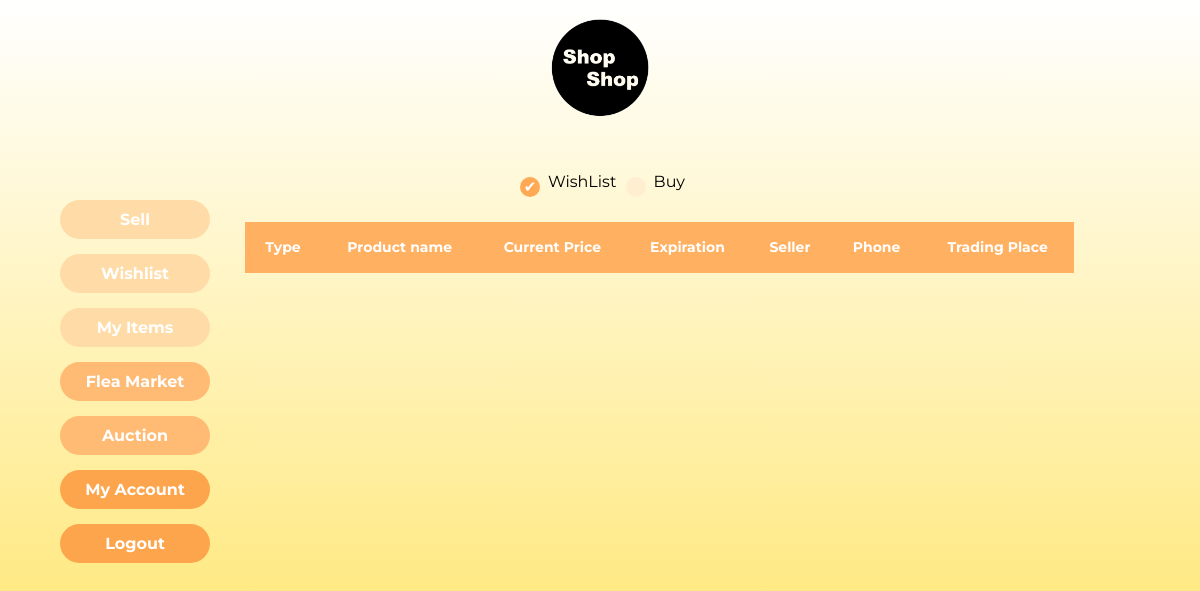
The app's page /wishlist/ (signed in), older data.
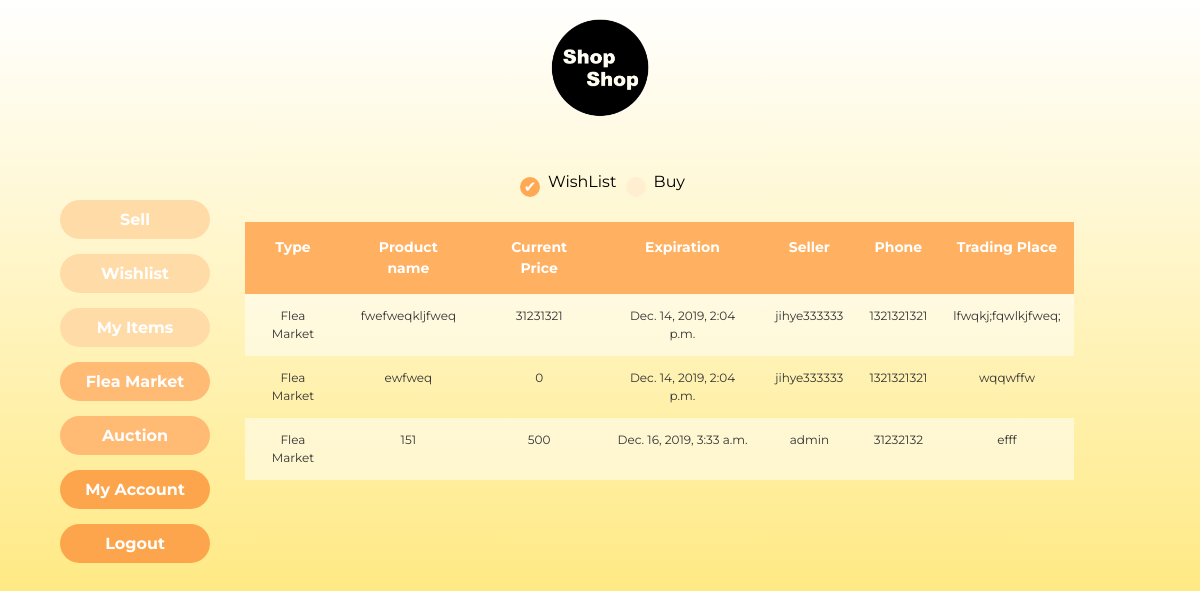
The same page, newer data.
### home/models.py (models this page shows)
class Wishlist(models.Model):
	userid = models.ForeignKey(User, on_delete=models.CASCADE)
	pid = models.ForeignKey(Product, on_delete=models.CASCADE)

class Product(models.Model):
	SELLTYPES = (('F', 'Flea'), ('A', 'Auction'))
	selltype = models.CharField(max_length=1, default='F', choices=SELLTYPES)
	STATUSTYPES = (('S', 'Sold'), ('E', 'Expired'), ('R', 'Running')) # 팔림, 안팔림, 현재진행형
	statustype = models.CharField(max_length=1, default='R', choices=STATUSTYPES)
	EXPIREDATE = (('3', '3 Days'), ('7', '7 days'), ('0', '30 days'))
	expirechoice = models.CharField(max_length=1, default='3', choices=EXPIREDATE)
	expire = models.DateTimeField(default=timezone.now() + timedelta(days=3))
	highest_price = models.IntegerField(default=0) # auction이더라도 천장 가격 내면 바로 살 수 있게 하자
	basic_price =  models.IntegerField(default=0) #옥션이라도 최저가 쓰게 하자
	current_price = models.IntegerField(default=0) # 마지막 가격이기도 하지
	buyer = models.ForeignKey(User, on_delete=models.SET_NULL, related_name='buyer', null=True)
	seller = models.ForeignKey(User, on_delete=models.CASCADE, related_name='seller')
	pid = models.AutoField(primary_key=True)
	name = models.CharField(max_length=300)
	place = models.CharField(max_length=300)
	photo = models.ImageField(blank=True, null=True) #https://wayhome25.github.io/django/2017/05/10/media-file/
	category = models.ForeignKey(Category, on_delete=models.SET_NULL, null=True)
	explanation = models.CharField(max_length=1000, null=True) # string field 같은 게 있었나?? 찾아보기

class User(models.Model): # seller buyer 구분하지 말고 걍 둘다 가능하게 해
	rating = models.IntegerField(default=0)
	userid = models.CharField(max_length=20, primary_key=True)
	pw = models.CharField(max_length=20) # min length  같은 건 js 단에서 처리하기
	username = models.CharField(max_length=100)
	phone = models.CharField(max_length=30)

### home/views.py (the view)
# urls.py: path('wishlist/', views.wishlist, name='wishlist'),
def wishlist(request):
	userid = request.session.get('userid', False)
	if userid == False : # 로그인 안되어있으면
		return redirect('/login')
	pagetype = request.GET.get('page','')
	if pagetype == 'wish' or pagetype=='': # 내가는 아이템들과 그것을 사고 싶어하는 자들
		wishlist = Wishlist.objects.filter(userid__userid=userid,pid__expire__gte=timezone.now())
	else :  # 내가 사고 싶은 것들
		wishlist = Candidate.objects.filter(userid__userid=userid
			).select_related('pid').filter(pid__expire__gte=timezone.now())
	wishlist = wishlist.order_by('pid__expire')
	return render(request, 'home/wishlist.html', {'wishlist':wishlist})

### home/templates/home/wishlist.html (shortened to what this page needs)
{% load static %}
{% load tz %}
<!DOCTYPE html>
<html lang="en" dir="ltr">
<head>
  <link rel="stylesheet" href="{% static 'home/style_product_list.css' %}">
</head>
<body>
  <a href="{% url 'market' %}" target="_parent"><img src="{% static 'home/logo.png' %}"
      style="height:100px; padding: 10px; margin-left: auto; margin-right: auto; margin-bottom: 30px;"
      alt="LOGO_IMG"></a>
  {% if request.get_full_path == "/wishlist/?page=buy" %}
  <div class="chk-area">
    <label><input type="radio" class="option-input radio" name="chk" value="?page=wish"
        onchange="location = this.value;">WishList</label>
    <label><input type="radio" class="option-input radio" name="chk" value="?page=buy" checked="checked"
        onchange="location = this.value;">Buy</label>
  </div>
  {% else %}
  <div class="chk-area">
    <label><input type="radio" class="option-input radio" name="chk" value="?page=wish" checked="checked"
        onchange="location = this.value;">WishList</label>
    <label><input type="radio" class="option-input radio" Sname="chk" value="?page=buy"
        onchange="location = this.value;">Buy</label>
  </div>
  {%  endif %}
  <nav class="left-nav" style="font-weight: bold;position: fixed; left:20px; top:23%">
      <ul>
        <li><a class="upper" href="{% url 'sell' %}">Sell</a></li>
        <li><a class="upper" href="{% url 'wishlist' %}">Wishlist</a></li>
        <li><a class="upper" href="{% url 'myitems' %}">My Items</a></li>
        <li><a class="lower" href="{% url 'market' %}">Flea Market</a></li>
        <li><a class="lower" href="{% url 'auction' %}">Auction</a></li>
        <li><a class="lowest" href="{% url 'mypage' %}">My Account</a></li>
        <li><a class="lowest" href="{% url 'logout' %}">Logout</a></li>
      </ul>
    </nav>
  <table class="table-area">
    <thead>
      <tr>
        <th scope="cols">Type</th>
        <th scope="cols">Product name</th>
        <th scope="cols">Current Price</th>
        <th scope="cols">Expiration</th>
        <th scope="cols">Seller</th>
        <th scope="cols">Phone</th>
        <th scope="cols">Trading Place</th>
      </tr>
    </thead>
    <tbody>
      {% for obj in wishlist %}
      <tr onclick="window.open('{% url 'detail' obj.pid.pid %}')">
        {% if forloop.counter|divisibleby:2 %}
        <td>
          {% if obj.pid.selltype == "A" %} Auction
          {% else %} Flea Market {% endif %}
        </td>
        <td> {{ obj.pid.name }} </td>
        <td> {{obj.pid.current_price}} </td>
        <td> {{ obj.pid.expire }} </td>
        <td> {{ obj.pid.seller.username }} </td>
        <td> {{ obj.pid.seller.phone }} </td>
        <td> {{ obj.pid.place }} </td>
        {% else %}
        <td class=even>
          {% if obj.pid.selltype == "A" %} Auction
          {% else %} Flea Market {% endif %}
        </td>
        <td class=even> {{ obj.pid.name }} </td>
        <td class=even> {{obj.pid.current_price}} </td>
        <td class=even> {{ obj.pid.expire }} </td>
        <td class=even> {{ obj.pid.seller.username }} </td>
        <td class=even> {{ obj.pid.seller.phone }} </td>
        <td class=even> {{ obj.pid.place }} </td>
        {% endif %}
      </tr>
      {% endfor %}
    </tbody>
  </table>
</body>
</html>

Row changes from the older to the newer data that the page shows:
added Wishlist: shows "Flea Market", pid.name "fwefweqkljfweq", pid.current_price "31231321", pid.expire "Dec. 14, 2019, 2:04 p.m.", pid.seller.username "jihye333333", pid.seller.phone "1321321321", pid.place "lfwqkj;fqwlkjfweq;"
added Wishlist: shows "Flea Market", pid.name "ewfweq", pid.current_price "0", pid.expire "Dec. 14, 2019, 2:04 p.m.", pid.seller.username "jihye333333", pid.seller.phone "1321321321", pid.place "wqqwffw"
added Wishlist: shows "Flea Market", pid.name "151", pid.current_price "500", pid.expire "Dec. 16, 2019, 3:33 a.m.", pid.seller.username "admin", pid.seller.phone "31232132", pid.place "efff"
